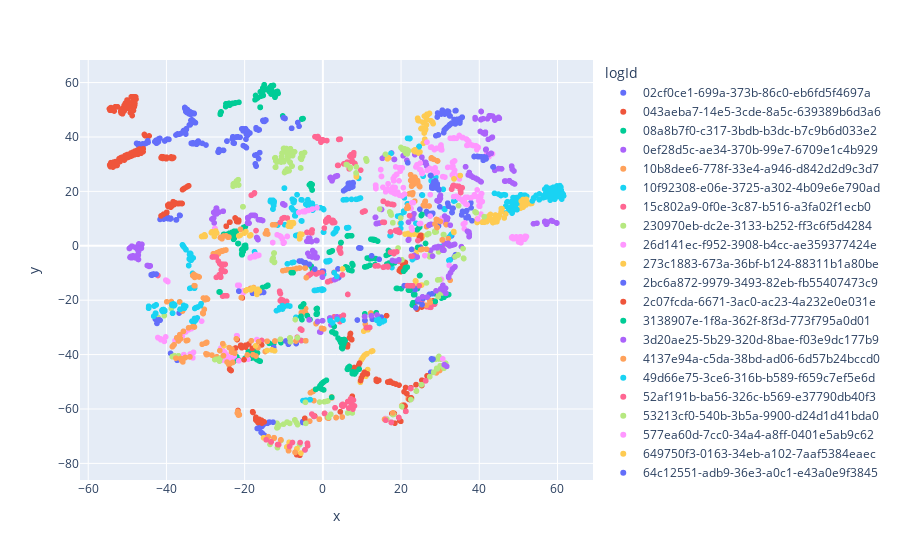

The code cell stored with this chart in its notebook:
### Code cell
import plotly.express as px
fig = px.scatter(res, x= 'x', y = 'y', hover_data=['frame', "logId"], color = "logId")
fig.show()
